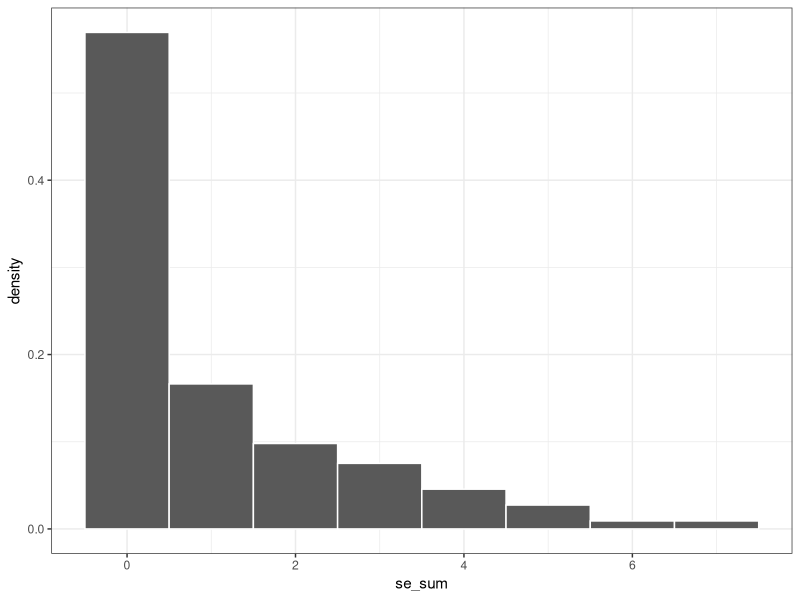
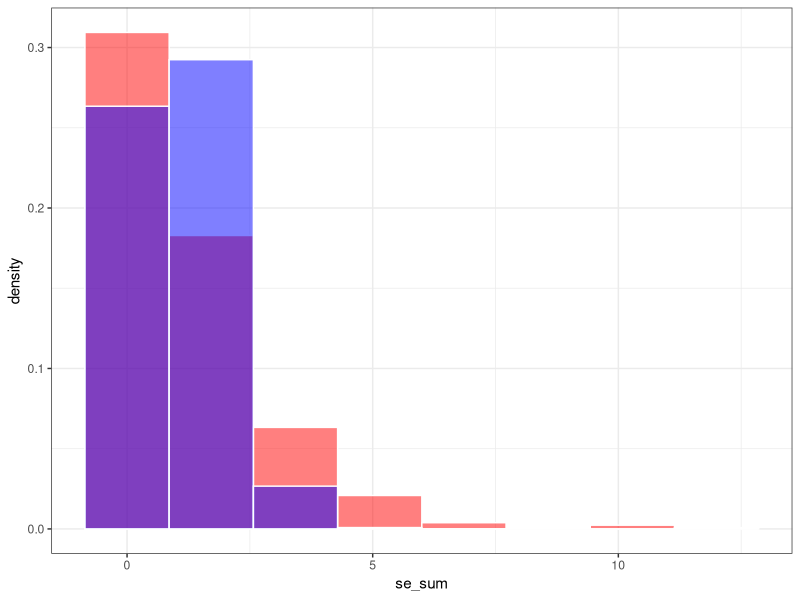
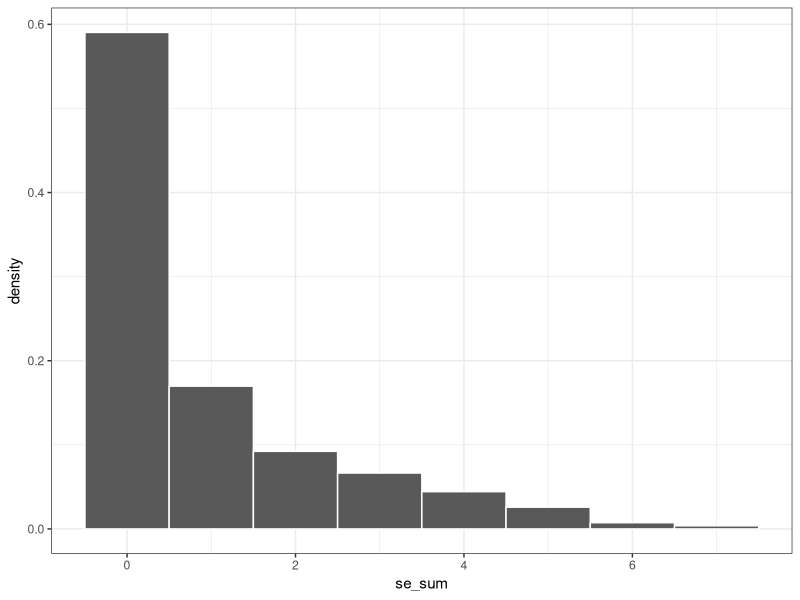
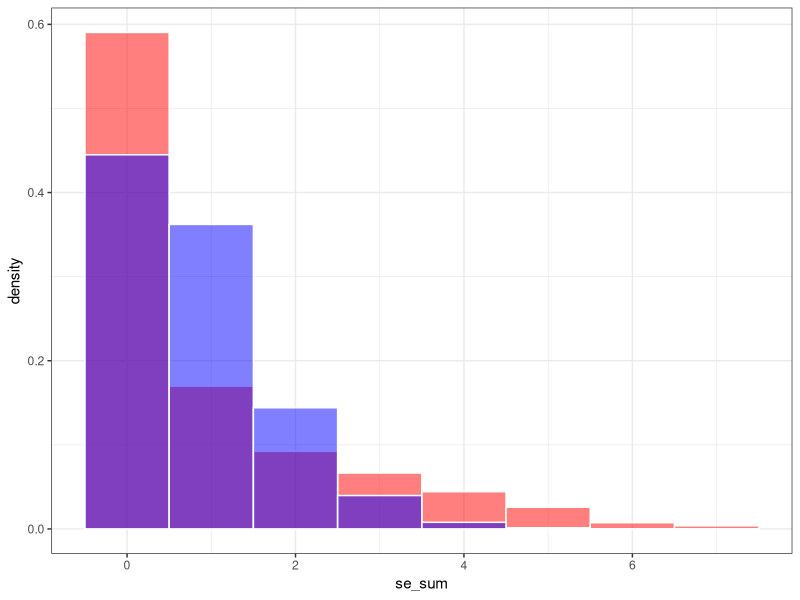
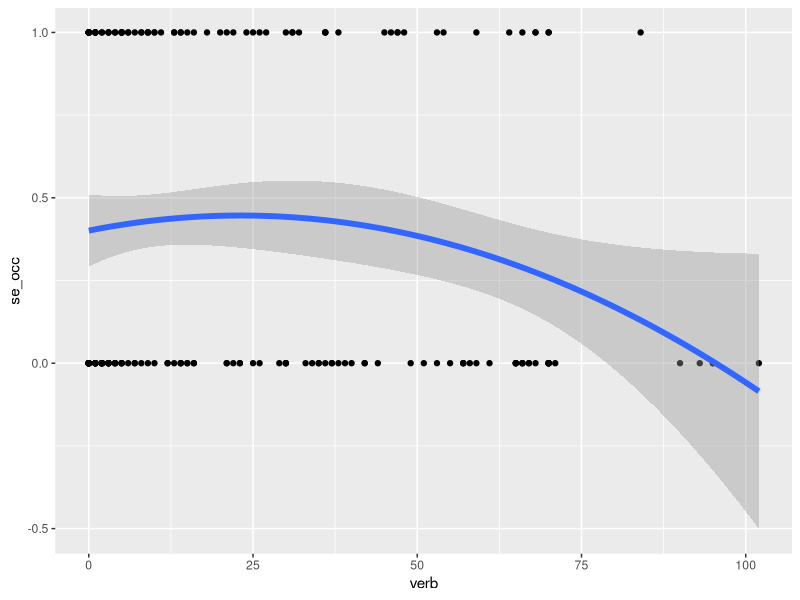

The R source for these figures, in order:
rm(list=ls())

R.version           # version 4.2.2
library(tidyverse)  # version 2.0.0

# read raw data
d <- read.csv("sedata.csv", header=TRUE)

# Histogram of SE
d %>% subset(setting=="inlab") %>% 
  ggplot(aes(x=se_sum, y=..density..))+
  geom_histogram(bins=8, color="white")+
  theme_bw()

mean(d$se_sum)
var(d$se_sum)

seed=123
d.sim <- data.frame(se_sum=rpois(100000, lambda=mean(d$se_sum)))
d.sim <- data.frame(se_sum=rpois(100000, lambda=0.8))
d %>% ggplot(aes(x=se_sum, y=..density..))+
  geom_histogram(bins=8, color="white", fill="red", alpha=0.5)+
  geom_histogram(data=d.sim, bins=8, color="white", fill="blue", alpha=0.5)+
  theme_bw()


# Participant characteristics
d.par <- d %>% select(gender, parid, groupid, setting, country) %>% unique()
d.par %>% nrow()
d.par$gender %>% table()
d.par$country %>% table()

d %>% group_by(setting) %>% summarize(N = n())
d %>% group_by(setting, country) %>% summarize(N = n())
d.par %>% group_by(setting, country) %>% summarize(N = n())

d %>% summarize(N = n(),
                MeanAge  = mean(age),
                SDAge    = sd(age),
                MinAge   = min(age),
                MaxAge   = max(age),
                nGirl    = sum(gender =="f", na.rm=TRUE),
                propGirl = nGirl/N,
                nSE      = sum(se_occ=="1"),
                PropSE   = nSE/N,
                MeanSE   = mean(se_sum),
                SDSE     = sd(se_sum),
                MinSE    = min(se_sum),
                MaxSE    = max(se_sum))
  
d %>% group_by(groupid, setting) %>% 
  summarize(N = n(),
            MeanAge  = mean(age, na.rm=TRUE),
            SDAge    = sd(age, na.rm=TRUE),
            MinAge   = min(age, na.rm=TRUE),
            MaxAge   = max(age, na.rm=TRUE),
            nGirl    = sum(gender=="f", na.rm=TRUE),
            propGirl = nGirl/N,
            nSE      = sum(se_occ=="1"),
            PropSE   = nSE/N,
            MeanSE   = mean(se_sum),
            SDSE     = sd(se_sum),
            MinSE    = min(se_sum),
            MaxSE    = max(se_sum))

d %>% subset(setting=="inlab") %>% group_by(gender, session) %>% 
  summarize(N = n(),
            MeanAge  = mean(age, na.rm=TRUE),
            SDAge    = sd(age, na.rm=TRUE),
            MinAge   = min(age, na.rm=TRUE),
            MaxAge   = max(age, na.rm=TRUE),
            nSE      = sum(se_occ=="1"),
            PropSE   = nSE/N,
            MeanSE   = mean(se_sum),
            SDSE     = sd(se_sum),
            MinSE    = min(se_sum),
            MaxSE    = max(se_sum))

# Data with classroom settings
d.cl <- d %>% subset(setting=="classroom")

d.cl %>% select(parid, groupid, gender) %>% unique() %>% 
  group_by(groupid) %>% 
  summarize(N = n(),
            nGirl    = sum(gender=="f", na.rm=TRUE),
            propGirl = nGirl/N)

d.cl %>% select(parid, groupid, gender) %>% unique() %>% 
  subset(groupid!="R2009") %>% 
  summarize(N = n(),
            nGirl    = sum(gender=="f", na.rm=TRUE),
            propGirl = nGirl/N)

d.cl %>% group_by(parid, groupid) %>% summarize(NSes = n()) %>% 
  group_by(groupid) %>% 
  summarize(N       = n(),
            MeanSes = mean(NSes, na.rm=TRUE),
            SDSes   = sd(NSes, na.rm=TRUE), 
            MinSes  = min(NSes, na.rm=TRUE),
            MaxSes  = max(NSes, na.rm=TRUE))


# read raw data including vocabulary size 
d2 <- d %>% subset(vcball!="NA") 

nrow(d2)/nrow(d)
  
# Histogram of SE
d2 %>% ggplot(aes(x=se_sum, y=..density..))+
  geom_histogram(bins=8, color="white")+
  theme_bw()

mean(d2$se_sum)
var(d2$se_sum)

seed=123
d.sim <- data.frame(se_sum=rpois(100000, lambda=mean(d$se_sum)))
d.sim <- data.frame(se_sum=rpois(100000, lambda=0.8))
d2 %>% ggplot(aes(x=se_sum, y=..density..))+
  geom_histogram(bins=8, color="white", fill="red", alpha=0.5)+
  geom_histogram(data=d.sim, bins=8, color="white", fill="blue", alpha=0.5)+
  theme_bw()

# Participant characteristics
d2 %>% summarize(N = n(),
                 MeanAge  = mean(age),
                 SDAge    = sd(age),
                 MinAge   = min(age),
                 MaxAge   = max(age),
                 nGirl    = sum(gender =="f", na.rm=TRUE),
                 propGirl = nGirl/N,
                 nSE      = sum(se_occ=="1"),
                 PropSE   = nSE/N,
                 MeanSE   = mean(se_sum),
                 SDSE     = sd(se_sum),
                 MinSE    = min(se_sum),
                 MaxSE    = max(se_sum),
                 MeanVcv  = mean(vcball),
                 SDVcb    = sd(vcball),
                 MinVcb   = min(vcball),
                 MaxVcb   = max(vcball))

d2 %>% group_by(groupid) %>% 
  summarize(N = n(),
            MeanAge  = mean(age),
            SDAge    = sd(age),
            MinAge   = min(age),
            MaxAge   = max(age),
            nGirl    = sum(gender =="f", na.rm=TRUE),
            propGirl = nGirl/N,
            MeanVcv  = mean(vcball),
            SDVcb    = sd(vcball),
            MinVcb   = min(vcball),
            MaxVcb   = max(vcball))

d2 %>% subset(noun!="NA") %>% 
  summarize(N = n(),
            MeanNoun = mean(noun, na.rm=TRUE),
            SDNoun   = sd(noun, na.rm=TRUE),
            MinNoun  = min(noun, na.rm=TRUE),
            MaxNoun  = max(noun, na.rm=TRUE),
            MeanVerb = mean(verb, na.rm=TRUE),
            SDVerb   = sd(verb, na.rm=TRUE),
            MinVerb  = min(verb, na.rm=TRUE),
            MaxVerb  = max(verb, na.rm=TRUE),
            MeanAdj  = mean(adj, na.rm=TRUE),
            SDAdj    = sd(adj, na.rm=TRUE),
            MinAdj   = min(adj, na.rm=TRUE),
            MaxAdj   = max(adj, na.rm=TRUE))

d2 %>% subset(noun!="NA") %>% group_by(groupid) %>% 
  summarize(N = n(),
            MeanNoun = mean(noun, na.rm=TRUE),
            SDNoun   = sd(noun, na.rm=TRUE),
            MinNoun  = min(noun, na.rm=TRUE),
            MaxNoun  = max(noun, na.rm=TRUE),
            MeanVerb = mean(verb, na.rm=TRUE),
            SDVerb   = sd(verb, na.rm=TRUE),
            MinVerb  = min(verb, na.rm=TRUE),
            MaxVerb  = max(verb, na.rm=TRUE),
            MeanAdj  = mean(adj, na.rm=TRUE),
            SDAdj    = sd(adj, na.rm=TRUE),
            MinAdj   = min(adj, na.rm=TRUE),
            MaxAdj   = max(adj, na.rm=TRUE))

d2 %>% subset(noun_sp!="NA") %>% 
  summarize(N = n(),
            MeanNoun = mean(noun_sp, na.rm=TRUE),
            SDNoun   = sd(noun_sp, na.rm=TRUE),
            MinNoun  = min(noun_sp, na.rm=TRUE),
            MaxNoun  = max(noun_sp, na.rm=TRUE),
            MeanVerb = mean(verb_sp, na.rm=TRUE),
            SDVerb   = sd(verb_sp, na.rm=TRUE),
            MinVerb  = min(verb_sp, na.rm=TRUE),
            MaxVerb  = max(verb_sp, na.rm=TRUE),
            MeanAdj  = mean(adj_sp, na.rm=TRUE),
            SDAdj    = sd(adj_sp, na.rm=TRUE),
            MinAdj   = min(adj_sp, na.rm=TRUE),
            MaxAdj   = max(adj_sp, na.rm=TRUE))

d2 %>% subset(noun_sp!="NA") %>% group_by(groupid) %>% 
  summarize(N = n(),
            MeanNoun = mean(noun_sp, na.rm=TRUE),
            SDNoun   = sd(noun_sp, na.rm=TRUE),
            MinNoun  = min(noun_sp, na.rm=TRUE),
            MaxNoun  = max(noun_sp, na.rm=TRUE),
            MeanVerb = mean(verb_sp, na.rm=TRUE),
            SDVerb   = sd(verb_sp, na.rm=TRUE),
            MinVerb  = min(verb_sp, na.rm=TRUE),
            MaxVerb  = max(verb_sp, na.rm=TRUE),
            MeanAdj  = mean(adj_sp, na.rm=TRUE),
            SDAdj    = sd(adj_sp, na.rm=TRUE),
            MinAdj   = min(adj_sp, na.rm=TRUE),
            MaxAdj   = max(adj_sp, na.rm=TRUE))


d2 %>% subset(noun!="NA") %>% 
  ggplot(aes(x=verb, y=se_occ))+
  geom_point()+
  stat_smooth(method=lm, formula=y~x+I(x^2), se=TRUE, lwd=2)
